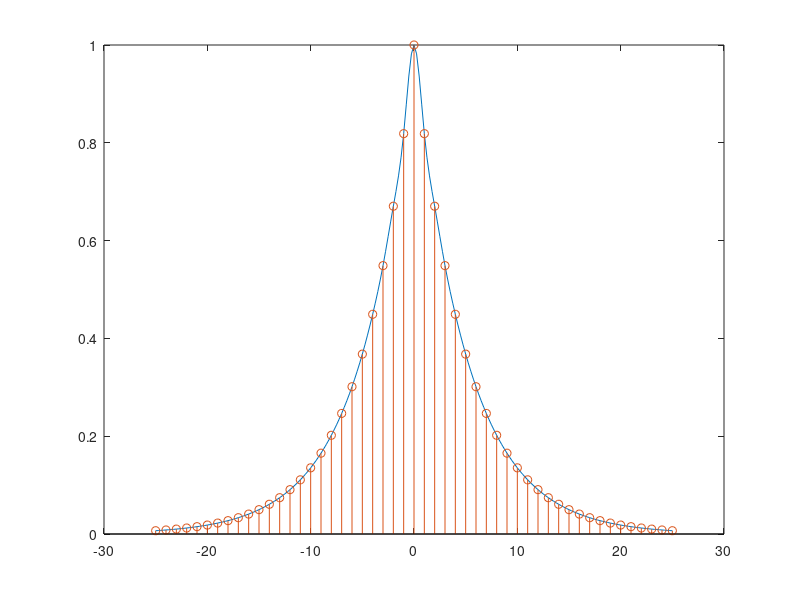

Source code (MATLAB):
% Ex3_24_1

Ts = 0.0002;
n = -25:25;
nTs = n * Ts;
x = exp(-1000 * abs(nTs));
Dt = 0.00005;
t = -0.005:Dt:0.005;
xa = spline(nTs, x, t);

plot(t * 5000, xa); hold on;

stem(n, x); hold off;

error = max(abs(xa - exp(-1000 * abs(t))));
